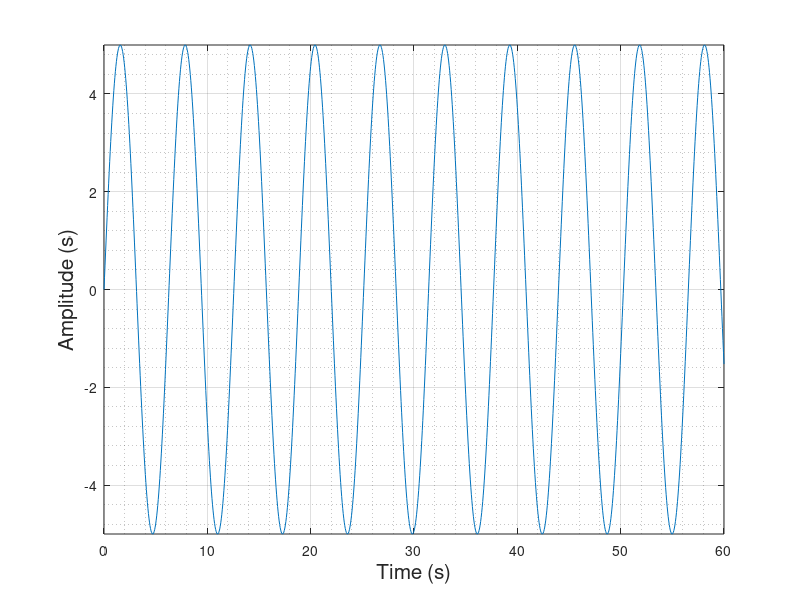

The MATLAB source for this figure:
t = 0:0.05:60;
const = 5;
y = const * sin(t);

plot(t, y);
xlabel('Time (s)', 'FontSize', 15);
ylabel('Amplitude (s)', 'FontSize', 15);
xlim([0, 60]);
ylim([-const, const]);
grid on; grid minor;
